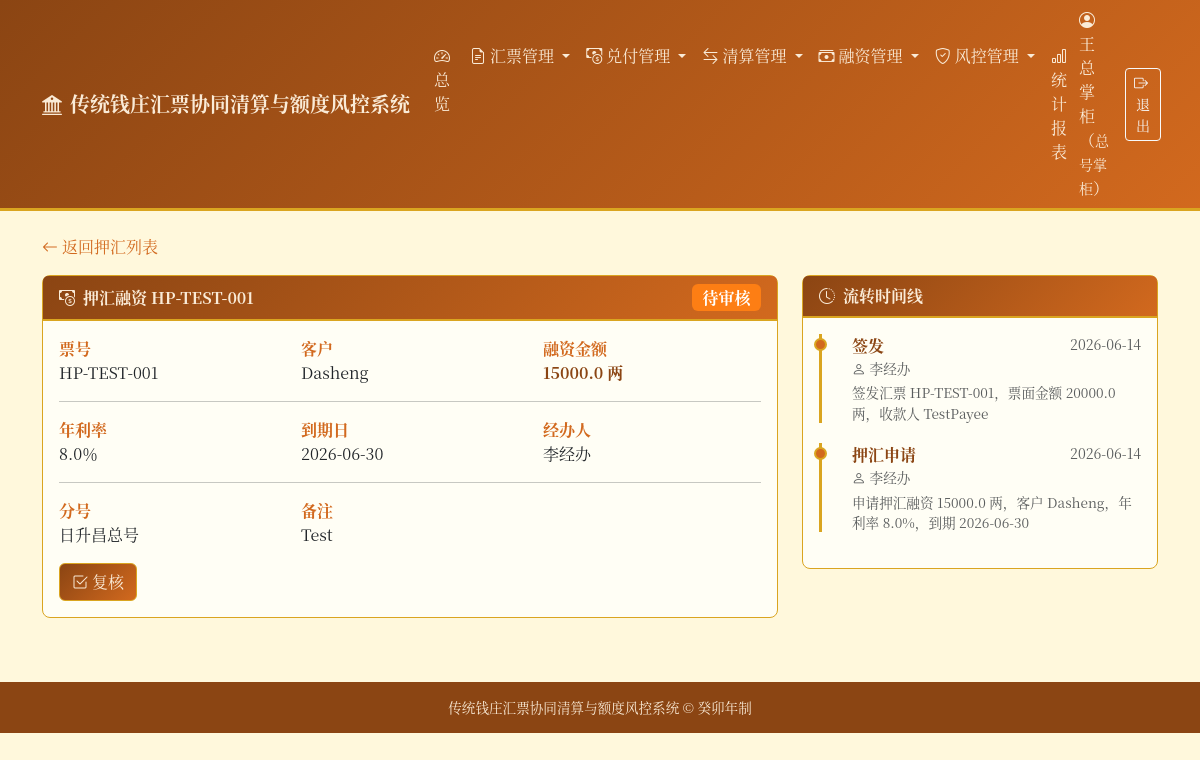
The page /finance/loans/1 (signed in) on the database its author committed.
### tables this page shows
CREATE TABLE bills (
        id INTEGER PRIMARY KEY AUTOINCREMENT,
        bill_no TEXT UNIQUE NOT NULL,
        amount REAL NOT NULL CHECK(amount > 0),
        issuer_id INTEGER NOT NULL,
        issue_branch_id INTEGER,
        payee TEXT NOT NULL,
        issue_date TEXT NOT NULL,
        due_date TEXT,
        status TEXT NOT NULL DEFAULT '有效' CHECK(status IN (
            '有效', '已兑付', '已作废', '挂失', '冻结'
        )),
        remark TEXT,
        FOREIGN KEY (issuer_id) REFERENCES users(id),
        FOREIGN KEY (issue_branch_id) REFERENCES branches(id)
    );

CREATE TABLE finance_loans (
        id INTEGER PRIMARY KEY AUTOINCREMENT,
        bill_id INTEGER NOT NULL,
        customer_name TEXT NOT NULL,
        loan_amount REAL NOT NULL CHECK(loan_amount > 0),
        rate_annual REAL NOT NULL CHECK(rate_annual > 0),
        loan_date TEXT,
        due_date TEXT,
        status TEXT NOT NULL DEFAULT '待审核' CHECK(status IN (
            '待审核', '已复核', '已放款', '还款中', '已结清', '已逾期', '已拒绝', '已取消'
        )),
        applicant_id INTEGER NOT NULL,
        reviewer_id INTEGER,
        review_date TEXT,
        review_comment TEXT,
        approver_id INTEGER,
        approve_date TEXT,
        approve_comment TEXT,
        paid_amount REAL NOT NULL DEFAULT 0,
        interest_paid REAL NOT NULL DEFAULT 0,
        branch_id INTEGER,
        remark TEXT,
        created_at TEXT NOT NULL,
        FOREIGN KEY (bill_id) REFERENCES bills(id),
        FOREIGN KEY (applicant_id) REFERENCES users(id),
        FOREIGN KEY (reviewer_id) REFERENCES users(id),
        FOREIGN KEY (approver_id) REFERENCES users(id),
        FOREIGN KEY (branch_id) REFERENCES branches(id)
    );

CREATE TABLE users (
        id INTEGER PRIMARY KEY AUTOINCREMENT,
        username TEXT UNIQUE NOT NULL,
        real_name TEXT NOT NULL,
        role TEXT NOT NULL CHECK(role IN ('总号掌柜', '分号掌柜', '票号经办人', '复核人', '稽核员')),
        branch_id INTEGER,
        password TEXT NOT NULL DEFAULT '123456',
        status TEXT NOT NULL DEFAULT '在职' CHECK(status IN ('在职', '离职')),
        created_date TEXT NOT NULL,
        FOREIGN KEY (branch_id) REFERENCES branches(id)
    );

CREATE TABLE branches (
        id INTEGER PRIMARY KEY AUTOINCREMENT,
        branch_code TEXT UNIQUE NOT NULL,
        branch_name TEXT NOT NULL,
        location TEXT,
        manager TEXT,
        contact TEXT,
        status TEXT NOT NULL DEFAULT '营业中' CHECK(status IN ('营业中', '已歇业')),
        created_date TEXT NOT NULL,
        remark TEXT
    );

CREATE TABLE timeline (
        id INTEGER PRIMARY KEY AUTOINCREMENT,
        bill_id INTEGER NOT NULL,
        action TEXT NOT NULL,
        actor TEXT NOT NULL,
        action_date TEXT NOT NULL,
        detail TEXT,
        FOREIGN KEY (bill_id) REFERENCES bills(id)
    );

### main.py (the view)
@app.get("/finance/loans/{loan_id}", response_class=HTMLResponse)
def finance_loan_detail(request: Request, loan_id: int, user=Depends(auth_dep)):
    conn = get_db()
    cursor = conn.cursor()
    cursor.execute(
        """SELECT fl.*, b.bill_no, b.amount as bill_amount, b.issue_date, b.due_date as bill_due_date,
                  u1.real_name as applicant_name, u2.real_name as reviewer_name, u3.real_name as approver_name,
                  br.branch_name
           FROM finance_loans fl
           LEFT JOIN bills b ON fl.bill_id = b.id
           LEFT JOIN users u1 ON fl.applicant_id = u1.id
           LEFT JOIN users u2 ON fl.reviewer_id = u2.id
           LEFT JOIN users u3 ON fl.approver_id = u3.id
           LEFT JOIN branches br ON fl.branch_id = br.id
           WHERE fl.id = ?""",
        (loan_id,),
    )
    loan = cursor.fetchone()
    if not loan:
        conn.close()
        raise HTTPException(status_code=404, detail="押汇融资记录不存在")
    loan_dict = dict(loan)
    cursor.execute(
        "SELECT ia.*, u.real_name as operator_name FROM interest_accruals ia LEFT JOIN users u ON ia.operator_id = u.id WHERE ia.loan_id = ? ORDER BY ia.id",
        (loan_id,),
    )
    accruals = [dict(row) for row in cursor.fetchall()]
    cursor.execute(
        "SELECT cr.*, u.real_name as operator_name FROM collection_reminders cr LEFT JOIN users u ON cr.operator_id = u.id WHERE cr.loan_id = ? ORDER BY cr.id",
        (loan_id,),
    )
    reminders = [dict(row) for row in cursor.fetchall()]
    cursor.execute(
        "SELECT orv.*, u.real_name as operator_name FROM overdue_recoveries orv LEFT JOIN users u ON orv.operator_id = u.id WHERE orv.loan_id = ? ORDER BY orv.id",
        (loan_id,),
    )
    recoveries = [dict(row) for row in cursor.fetchall()]
    cursor.execute(
        "SELECT bd.*, u.real_name as operator_name FROM bad_debts bd LEFT JOIN users u ON bd.operator_id = u.id WHERE bd.loan_id = ? ORDER BY bd.id",
        (loan_id,),
    )
    bad_debts = [dict(row) for row in cursor.fetchall()]
    cursor.execute(
        "SELECT * FROM timeline WHERE bill_id = ? ORDER BY id", (loan_dict["bill_id"],)
    )
    timeline = [dict(row) for row in cursor.fetchall()]
    can_review = loan_dict["status"] == "待审核" and user["role"] in REVIEWER_ROLES
    can_approve = loan_dict["status"] == "已复核" and user["role"] in MANAGER_ROLES
    can_repay = loan_dict["status"] in ("已放款", "还款中") and user["role"] in OPERATOR_ROLES
    can_mark_overdue = loan_dict["status"] in ("已放款", "还款中") and user["role"] in MANAGER_ROLES
    can_settle = loan_dict["status"] in ("已放款", "还款中", "已逾期") and user["role"] in MANAGER_ROLES
    can_accrue = loan_dict["status"] in ("已放款", "还款中", "已逾期") and user["role"] in OPERATOR_ROLES
    can_remind = loan_dict["status"] in ("已放款", "还款中", "已逾期") and user["role"] in OPERATOR_ROLES
    can_recover = loan_dict["status"] == "已逾期" and user["role"] in MANAGER_ROLES
    can_bad_debt = loan_dict["status"] == "已逾期" and user["role"] in MANAGER_ROLES
    conn.close()
    loan_dict["accruals"] = accruals
    loan_dict["reminders"] = reminders
    loan_dict["recoveries"] = recoveries
    loan_dict["bad_debts"] = bad_debts
    return templates.TemplateResponse(
        "finance_loan_detail.html",
        {
            "request": request, "user": user, "loan": loan_dict, "timeline": timeline,
            "can_review": can_review, "can_approve": can_approve, "can_repay": can_repay,
            "can_mark_overdue": can_mark_overdue, "can_settle": can_settle,
            "can_accrue": can_accrue, "can_remind": can_remind,
            "can_recover": can_recover, "can_bad_debt": can_bad_debt,
        },
    )

### templates/finance_loan_detail.html (shortened to what this page needs)
{% extends "base.html" %}
{% block content %}
<div class="mb-3">
    <a href="/finance/loans" class="text-decoration-none" style="color: var(--qz-secondary);">
        <i class="bi bi-arrow-left me-1"></i>返回押汇列表
    </a>
</div>
<div class="row g-4">
    <div class="col-lg-8">
        <div class="card card-qz mb-4">
            <div class="card-header d-flex justify-content-between align-items-center">
                <span><i class="bi bi-cash-coin me-2"></i>押汇融资 {{ loan.bill_no }}</span>
                {% if loan.status == '待审核' %}
                <span class="badge badge-pending fs-6">待审核</span>
                {% elif loan.status == '已复核' %}
                <span class="badge badge-info fs-6">已复核</span>
                {% elif loan.status == '已放款' %}
                <span class="badge badge-valid fs-6">已放款</span>
                {% elif loan.status == '还款中' %}
                <span class="badge badge-settled fs-6">还款中</span>
                {% elif loan.status == '已结清' %}
                <span class="badge badge-approved fs-6">已结清</span>
                {% elif loan.status == '已逾期' %}
                <span class="badge badge-lost fs-6">已逾期</span>
                {% elif loan.status == '已拒绝' %}
                <span class="badge badge-rejected fs-6">已拒绝</span>
                {% elif loan.status == '已取消' %}
                <span class="badge badge-voided fs-6">已取消</span>
                {% endif %}
            </div>
            <div class="card-body">
                <div class="row">
                    <div class="col-md-4">
                        <strong style="color: var(--qz-secondary);">票号</strong>
                        <div>{{ loan.bill_no }}</div>
                    </div>
                    <div class="col-md-4">
                        <strong style="color: var(--qz-secondary);">客户</strong>
                        <div>{{ loan.customer_name }}</div>
                    </div>
                    <div class="col-md-4">
                        <strong style="color: var(--qz-secondary);">融资金额</strong>
                        <div class="fw-bold" style="color: var(--qz-primary);">{{ loan.loan_amount }} 两</div>
                    </div>
                </div>
                <hr>
                <div class="row">
                    <div class="col-md-4">
                        <strong style="color: var(--qz-secondary);">年利率</strong>
                        <div>{{ loan.rate_annual }}％</div>
                    </div>
                    <div class="col-md-4">
                        <strong style="color: var(--qz-secondary);">到期日</strong>
                        <div>{{ loan.due_date }}</div>
                    </div>
                    <div class="col-md-4">
                        <strong style="color: var(--qz-secondary);">经办人</strong>
                        <div>{{ loan.applicant_name }}</div>
                    </div>
                </div>
                <hr>
                <div class="row">
                    <div class="col-md-4">
                        <strong style="color: var(--qz-secondary);">分号</strong>
                        <div>{{ loan.branch_name or '—' }}</div>
                    </div>
                    <div class="col-md-4">
                        <strong style="color: var(--qz-secondary);">备注</strong>
                        <div>{{ loan.remark or '无' }}</div>
                    </div>
                </div>
                <div class="mt-3 d-flex flex-wrap gap-2">
                    {% if can_review %}
                    <a href="/finance/loans/{{ loan.id }}/review" class="btn btn-qz">
                        <i class="bi bi-check2-square me-1"></i>复核
                    </a>
                    {% endif %}
                </div>
            </div>
        </div>
    </div>
    <div class="col-lg-4">
        <div class="card card-qz">
            <div class="card-header">
                <i class="bi bi-clock-history me-2"></i>流转时间线
            </div>
            <div class="card-body">
                {% if timeline %}
                {% for item in timeline %}
                <div class="timeline-item">
                    <div class="d-flex justify-content-between">
                        <strong style="color: var(--qz-primary);">{{ item.action }}</strong>
                        <small class="text-muted">{{ item.action_date }}</small>
                    </div>
                    <div class="text-muted" style="font-size: 0.85rem;">
                        <div><i class="bi bi-person me-1"></i>{{ item.actor }}</div>
                        {% if item.detail %}
                        <div class="mt-1">{{ item.detail }}</div>
                        {% endif %}
                    </div>
                </div>
                {% endfor %}
                {% else %}
                <p class="text-muted text-center">暂无流转记录</p>
                {% endif %}
            </div>
        </div>
    </div>
</div>
{% endblock %}

### templates/base.html (style rules this page uses)
:root { --qz-primary: #8B4513; --qz-secondary: #D2691E; --qz-accent: #DAA520; --qz-bg: #FFF8DC; --qz-dark: #3E2723; --qz-light: #FAEBD7; }
body { background-color: var(--qz-bg); font-family: "Songti SC", "SimSun", "Noto Serif CJK SC", serif; color: var(--qz-dark); }
.card-qz { border: 1px solid var(--qz-accent); border-radius: 8px; background: #FFFEF5; }
.card-qz .card-header { background: linear-gradient(135deg, var(--qz-primary), var(--qz-secondary)); color: var(--qz-light); border-bottom: 2px solid var(--qz-accent); font-weight: bold; }
.btn-qz { background: linear-gradient(135deg, var(--qz-primary), var(--qz-secondary)); color: var(--qz-light); border: 1px solid var(--qz-accent); }
.badge-pending { background-color: #fd7e14; }
.timeline-item { position: relative; padding-left: 30px; margin-bottom: 20px; border-left: 3px solid var(--qz-accent); }
.timeline-item::before { content: ''; position: absolute; left: -8px; top: 4px; width: 13px; height: 13px; border-radius: 50%; background: var(--qz-secondary); border: 2px solid var(--qz-accent); }

### templates/finance_loan_detail.html (style rules this page uses)
.badge-pending { background-color: #fd7e14; }

### rows shown on the page
bills: bill_no "HP-TEST-001"
finance_loans: customer_name "Dasheng", loan_amount "15000.0", rate_annual "8.0", due_date "2026-06-30", remark "Test"
users: applicant_name "李经办"
branches: branch_name "日升昌总号"
timeline: action "签发", action_date "2026-06-14", actor "李经办", detail "签发汇票 HP-TEST-001，票面金额 20000.0 两，收款人 TestPayee"
timeline: action "押汇申请", action_date "2026-06-14", actor "李经办", detail "申请押汇融资 15000.0 两，客户 Dasheng，年利率 8.0%，到期 2026-06-30"

### other values the page prints
{{ user.real_name }} "王总掌柜"
{{ user.role }} "总号掌柜"
